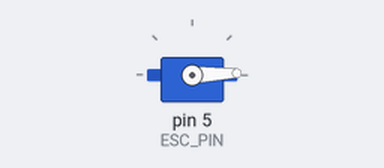
This sketch was run on a simulated Arduino Uno, built with avr-gcc and run on an emulated ATmega328P. On the bench: servo. What the sketch prints to the serial monitor is not drawn.

Above: at 3.05 s.
At 4.4 s:
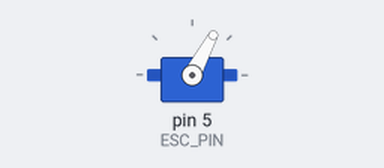
At 5.75 s:
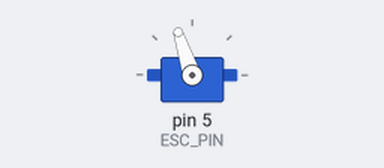
At 8.5 s:
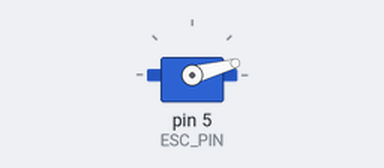
Timing chart, 0 to 12.6 s (numbered marks = the images above):
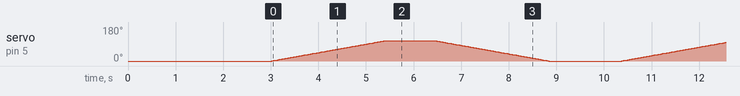

The sketch:

brushless-motor.ino
```cpp
// QWinOut 30A Brushless ESC control on pin 5
// Uses standard servo PWM: 1000-2000us, 50Hz

#include <Servo.h>

const uint8_t ESC_PIN = 5;

Servo esc;

const int THROTTLE_MIN_US = 1000; // stop
const int THROTTLE_MAX_US = 2000; // full
const int THROTTLE_ARM_US = 1000; // arming signal

void setup() {
  Serial.begin(115200);

  esc.attach(ESC_PIN, THROTTLE_MIN_US, THROTTLE_MAX_US);

  // Arm ESC: send minimum throttle for a few seconds
  esc.writeMicroseconds(THROTTLE_ARM_US);
  Serial.println("Arming ESC (min throttle)");
  delay(3000);
}

void loop() {
  // Simple demo: ramp up, hold, ramp down
  for (int us = THROTTLE_MIN_US; us <= 1600; us += 5) {
    esc.writeMicroseconds(us);
    delay(20);
  }

  delay(1000);

  for (int us = 1600; us >= THROTTLE_MIN_US; us -= 5) {
    esc.writeMicroseconds(us);
    delay(20);
  }

  delay(1500);
}
```
